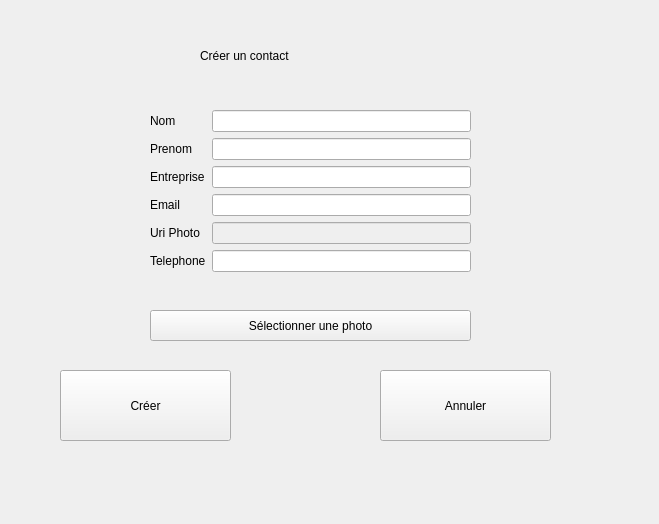
<?xml version="1.0" encoding="UTF-8"?>
<ui version="4.0">
 <class>CreationContact</class>
 <widget class="QWidget" name="CreationContact">
  <property name="geometry">
   <rect>
    <x>0</x>
    <y>0</y>
    <width>659</width>
    <height>524</height>
   </rect>
  </property>
  <property name="windowTitle">
   <string>Form</string>
  </property>
  <widget class="QWidget" name="formLayoutWidget">
   <property name="geometry">
    <rect>
     <x>150</x>
     <y>110</y>
     <width>321</width>
     <height>201</height>
    </rect>
   </property>
   <layout class="QFormLayout" name="formLayout">
    <item row="0" column="1">
     <widget class="QLineEdit" name="NomContact"/>
    </item>
    <item row="0" column="0">
     <widget class="QLabel" name="LabelNomContact">
      <property name="text">
       <string>Nom</string>
      </property>
     </widget>
    </item>
    <item row="1" column="0">
     <widget class="QLabel" name="LabelPrenomContact">
      <property name="text">
       <string>Prenom</string>
      </property>
     </widget>
    </item>
    <item row="1" column="1">
     <widget class="QLineEdit" name="PrenomContact"/>
    </item>
    <item row="2" column="0">
     <widget class="QLabel" name="LabelEntrepriseContact">
      <property name="text">
       <string>Entreprise</string>
      </property>
     </widget>
    </item>
    <item row="2" column="1">
     <widget class="QLineEdit" name="EntrepriseContact"/>
    </item>
    <item row="3" column="0">
     <widget class="QLabel" name="LabelEmailContact">
      <property name="text">
       <string>Email</string>
      </property>
     </widget>
    </item>
    <item row="3" column="1">
     <widget class="QLineEdit" name="EmailContact"/>
    </item>
    <item row="4" column="0">
     <widget class="QLabel" name="LabelUriContact">
      <property name="text">
       <string>Uri Photo</string>
      </property>
     </widget>
    </item>
    <item row="4" column="1">
     <widget class="QLineEdit" name="uriPhotoContact">
      <property name="enabled">
       <bool>false</bool>
      </property>
     </widget>
    </item>
    <item row="5" column="0">
     <widget class="QLabel" name="LabelTelephoneContact">
      <property name="text">
       <string>Telephone</string>
      </property>
     </widget>
    </item>
    <item row="5" column="1">
     <widget class="QLineEdit" name="TelephoneContact"/>
    </item>
   </layout>
  </widget>
  <widget class="QPushButton" name="BoutonConfirmerCreationContact">
   <property name="geometry">
    <rect>
     <x>60</x>
     <y>370</y>
     <width>171</width>
     <height>71</height>
    </rect>
   </property>
   <property name="text">
    <string>Créer</string>
   </property>
  </widget>
  <widget class="QPushButton" name="BoutonAnnulerCreationContact">
   <property name="geometry">
    <rect>
     <x>380</x>
     <y>370</y>
     <width>171</width>
     <height>71</height>
    </rect>
   </property>
   <property name="text">
    <string>Annuler</string>
   </property>
  </widget>
  <widget class="QLabel" name="label">
   <property name="geometry">
    <rect>
     <x>200</x>
     <y>30</y>
     <width>221</width>
     <height>51</height>
    </rect>
   </property>
   <property name="styleSheet">
    <string notr="true">font: 800 20pt &quot;Cantarell&quot;;
</string>
   </property>
   <property name="text">
    <string>Créer un contact</string>
   </property>
  </widget>
  <widget class="QPushButton" name="BoutonSelectionPhoto">
   <property name="geometry">
    <rect>
     <x>150</x>
     <y>310</y>
     <width>321</width>
     <height>31</height>
    </rect>
   </property>
   <property name="text">
    <string>Sélectionner une photo</string>
   </property>
  </widget>
 </widget>
 <resources/>
 <connections/>
</ui>
